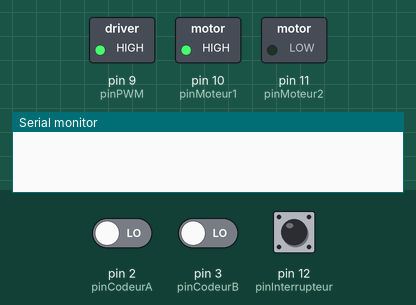
Simulated run of this sketch. Board: Arduino Uno, built with avr-gcc and run on an emulated ATmega328P. On the bench: switched loads named in the sketch (green lamp = pin HIGH), the last lines printed to the serial monitor. Dashed ring = blinking. The test bench sets the inputs (shaded band); at power-on: pin 12 (pinInterrupteur) HIGH, pin 2 (pinCodeurA) LOW, pin 3 (pinCodeurB) LOW.

Above: at 0.8 s.
0.9 s: pin 12 (pinInterrupteur) pulled LOW for 1 s
At 1.0 s:
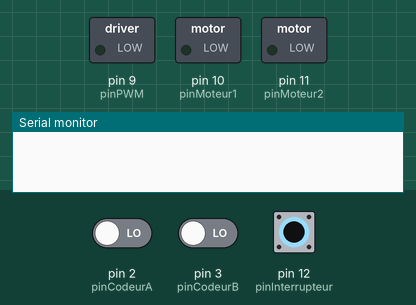
At 3.1 s:
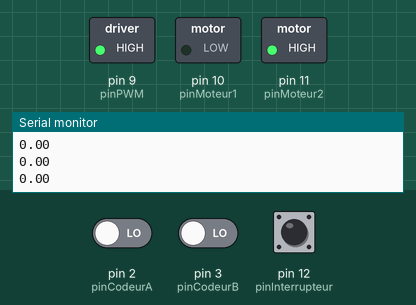
Timing chart, 0 to 4.6 s (numbered marks = the images above; inputs shaded):
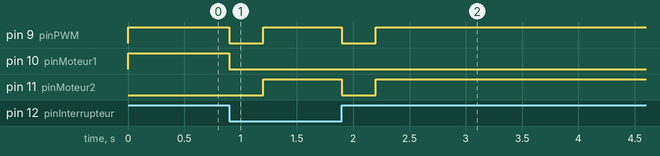

The sketch:

boucle_fermee.ino
```cpp
/* -------------------------------------------------------------------------------------------------------------------------
  Pilotage moteur DC avec 2 boutons et lecture position

  Le bouton de gauche (rouge) fait tourner le moteur dans un sens, l'autre bouton (vert) dans l'autre sens

  Un interrupteur gere une fin de course et l'initialisation au homing (interrupteur NC, ferme, donc 0, car connecte a GND par defaut)

  Les codeurs sont lus en binaire (lecture rapide) et sur les fronts montants ET descendants des deux codeurs ( 2 interruptions )

  Asservissement PID implemente intrinsequement precis

  La course est de 6647 impulsions

  V 7  Hadrien Patte 13/03/2017
  ----------------------------------------------------------------------------------------------------------------------------*/
/* -------------------------------------------------------------------------------------------------------------------------
  Notes : * pas de pulldown internes sur des arduino, uniquement des pullup
            volatile pour les variables modifiables en interruption
            const pour les pin
  ----------------------------------------------------------------------------------------------------------------------------*/

// Variables liees a l'affichage sr le port serie
unsigned long maintenant;
unsigned long dernierAffichage;
const int periodeAffichage = 50;

// Variables liees au calcul du PID
unsigned long dernierCalculPID = 0;
volatile float position = 0; // input
float dernierePosition = 0;
float consigne = 5000; // setpoint
float sortiePID = 0; // output
float ITerm = 0;
int periodePID = 10;
int vitesseMin = 200;
int vitesseMax = 255;

// Coefficients PID
float kp = 1;
float ki = 0;
float kd = 0;

// Connexion du driver moteur L298N aux broches numeriques Arduino
const byte pinPWM             =   9;     // Pin PWM enable
const byte pinMoteur1         =  10;     // Pin Moteur 1
const byte pinMoteur2         =  11;     // Pin Moteur 2

const byte pinCodeurA         =   2;     // Broche signal codeur A
const byte pinCodeurB         =   3;     // Broche signal codeur B
boolean stateCodeurA          =   0;     // Variable d'etat du codeur A
boolean stateCodeurB          =   0;     // Variable d'etat du codeur B

const byte pinBoutonRouge     =   5;     // Broche signal bouton rouge
const byte pinBoutonVert      =   6;     // Broche signal bouton vert
boolean stateBoutonRouge      =   1;     // Variable d'etat du bouton rouge
boolean stateBoutonVert       =   1;     // Variable d'etat du bouton vert

const byte pinInterrupteur    =  12;     // Broche de l'interrupteur de fin de course et d'initialisation de la position

int homingSpeed               = 255;     // Vitesse de homing (0-255)

void setup() {
  Serial.begin(115200);                  // Activation du moniteur serie

  // Initialisation des broches de commande du moteur
  pinMode(pinPWM,     OUTPUT);
  pinMode(pinMoteur1, OUTPUT);
  pinMode(pinMoteur2, OUTPUT);

  // Initialisation des broches des codeurs
  pinMode(pinCodeurA, INPUT);
  pinMode(pinCodeurB, INPUT);

  // Initialisation de la broche de l'interrupteur
  pinMode(pinInterrupteur,     INPUT);
  digitalWrite(pinInterrupteur, HIGH);   // Activation pullup interne

  // Initialisation des broches des boutons
  pinMode(pinBoutonRouge,     INPUT);
  pinMode(pinBoutonVert,      INPUT);
  digitalWrite(pinBoutonRouge, HIGH);    // Activation pullup interne
  digitalWrite(pinBoutonVert,  HIGH);    // Activation pullup interne

  // Initialise la position
  homing(homingSpeed);

  // Lance les interruptions
  attachInterrupt(0, interruptionCodeurA, CHANGE); // interruption 0 sur le codeur A (PIN 2)
  attachInterrupt(1, interruptionCodeurB, CHANGE); // interruption 1 sur le codeur B (PIN 3)

  // Initialise le PID
  ki = ki * ((float)periodePID) / 1000;
  kd = kd * 1000 / ((float)periodePID);
}

void loop() {
  // boucle de controle asservi (reponse a une consigne)
  afficher(position);

  calculPID();

  if ( (consigne - position) > 0.5) {
    deplacementGauche(sortiePID);
  }
  else if ( (consigne - position) < -0.5) {
    deplacementDroite(abs(sortiePID));
  }
  else {
    arretMoteur();
  }

}

/*void loop() {
  // loop de controle manuel (boutons)
  afficher(position);

  stateBoutonRouge = !digitalRead(pinBoutonRouge);   // On inverse la lecture car on veut le moteur arrete quand la pin est a l'etat haut
  stateBoutonVert  = !digitalRead(pinBoutonVert);    // On inverse la lecture car on veut le moteur arrete quand la pin est a l'etat haut

  // Test des boutons pour deplacement manuel (fin de courses logicielles)
  if ((stateBoutonVert == HIGH) and (position > 0)) {
    deplacementDroite(vitesseMax);
  }
  else if ((stateBoutonRouge == HIGH) and (position < 6000)) {
    deplacementGauche(vitesseMax);
  }
  else {
    arretMoteur();
  }

  }*/

// ---------------------------------------------------------------------------------------------------------------------------
void homing(int vitesseHoming) {
  // On Fait avancer le chariot vers la droite tant que l'interrupteur a le status 0. On arrete le moteur quand l'interrupteur passe au status 1
  analogWrite(pinPWM, homingSpeed);            // Envoi de la vitesse de homing sur la pin PWM
  while (digitalRead(pinInterrupteur) == HIGH) {
    deplacementDroite(vitesseHoming);
  }
  arretMoteur();
  delay(300);

  while (digitalRead(pinInterrupteur) == LOW) {
    deplacementGauche(vitesseHoming);
  }
  arretMoteur();
  delay(300);
}

// ---------------------------------------------------------------------------------------------------------------------------
void deplacementGauche(int vitesse) {
  // Deplacement vers la gauche du chariot a la vitesse vitesse
  analogWrite(pinPWM,   vitesse);            // Envoi de la vitesse sur la pin PWM pinPWM
  digitalWrite(pinMoteur1,  LOW);
  digitalWrite(pinMoteur2, HIGH);
}

// ---------------------------------------------------------------------------------------------------------------------------
void deplacementDroite(int vitesse) {
  // Deplacement vers la droite du chariot
  analogWrite(pinPWM,   vitesse);            // Envoi de la vitesse sur la pin PWM pinPWM
  digitalWrite(pinMoteur1, HIGH);
  digitalWrite(pinMoteur2,  LOW);
}

// ---------------------------------------------------------------------------------------------------------------------------
void arretMoteur() {
  // Arret du moteur
  analogWrite(pinPWM,        0);
  digitalWrite(pinMoteur1, LOW);
  digitalWrite(pinMoteur2, LOW);
}

// ---------------------------------------------------------------------------------------------------------------------------
void afficher(volatile double variable) {
  // Affichage sur le port serie toutes les period de la variable
  maintenant = millis();
  if ( (maintenant - dernierAffichage) >= periodeAffichage )  {
    Serial.println(variable);
    dernierAffichage = maintenant;
  }
}

// ---------------------------------------------------------------------------------------------------------------------------
void calculPID()
{
  maintenant = millis();
  if ( (maintenant - dernierCalculPID) >= periodePID)
  {
    //Compute all the working erreur variables
    float erreur = (consigne - position);
    ITerm += (ki * erreur);
    if (ITerm > vitesseMax) {
      ITerm = vitesseMax;
    }
    else if (ITerm < vitesseMin) {
      ITerm = vitesseMin;
    }
    float dposition = (position - dernierePosition);

    // Calcul de sortiePID
    sortiePID = kp * erreur + ITerm - kd * dposition;

    // On cale sortiePID entre vitesseMin et vitesseMAX
    if (sortiePID >= 0) {
      if (sortiePID > vitesseMax) {
        sortiePID = vitesseMax;
      }
      else if (sortiePID < vitesseMin) {
        sortiePID = vitesseMin;
      }
    }
    else {
      if (sortiePID > (0 - vitesseMin) ) {
        sortiePID = (0 - vitesseMin);
      }
      else if (sortiePID < (0 - vitesseMax)) {
        sortiePID = (0 - vitesseMax);
      }
    }

    // Pour le prochain passage
    dernierePosition = position;
    dernierCalculPID = maintenant;
  }
}
// ---------------------------------------------------------------------------------------------------------------------------
void interruptionCodeurA() {
  stateCodeurA = (PIND & B00000100) >> 2;  // Lecture de la broche 2 en binaire ( equivaut a stateCodeurA = digitalRead(pinCodeurA); )
  stateCodeurB = (PIND & B00001000) >> 3;  // Lecture de la broche 3 en binaire ( equivaut a stateCodeurB = digitalRead(pinCodeurB); )

  if (stateCodeurA == HIGH) {
    if (stateCodeurB == HIGH) {
      position -- ;
    }
    else {
      position ++ ;
    }
  }
  else {
    if (stateCodeurB == HIGH) {
      position ++ ;
    }
    else {
      position -- ;
    }
  }
}

// ---------------------------------------------------------------------------------------------------------------------------
void interruptionCodeurB() {
  stateCodeurA = (PIND & B00000100) >> 2;  // Lecture de la broche 2 en binaire ( equivaut a stateCodeurA = digitalRead(pinCodeurA); )
  stateCodeurB = (PIND & B00001000) >> 3;  // Lecture de la broche 3 en binaire ( equivaut a stateCodeurB = digitalRead(pinCodeurB); )

  if (stateCodeurA == HIGH) {
    if (stateCodeurB == HIGH) {
      position ++ ;
    }
    else {
      position -- ;
    }
  }
  else {
    if (stateCodeurB == HIGH) {
      position -- ;
    }
    else {
      position ++ ;
    }
  }
}

// ---------------------------------------------------------------------------------------------------------------------------
```

Measured:
- after the input at 0.9 s, pin 9 (pinPWM): alternates HIGH for 0.70 s and LOW for 0.30 s, 4 changes in all, then stays HIGH, starting at once; pin 10 (pinMoteur1): HIGH → LOW at once; pin 11 (pinMoteur2): LOW → HIGH after 0.30 s, → LOW 0.70 s later, → HIGH 0.30 s later
